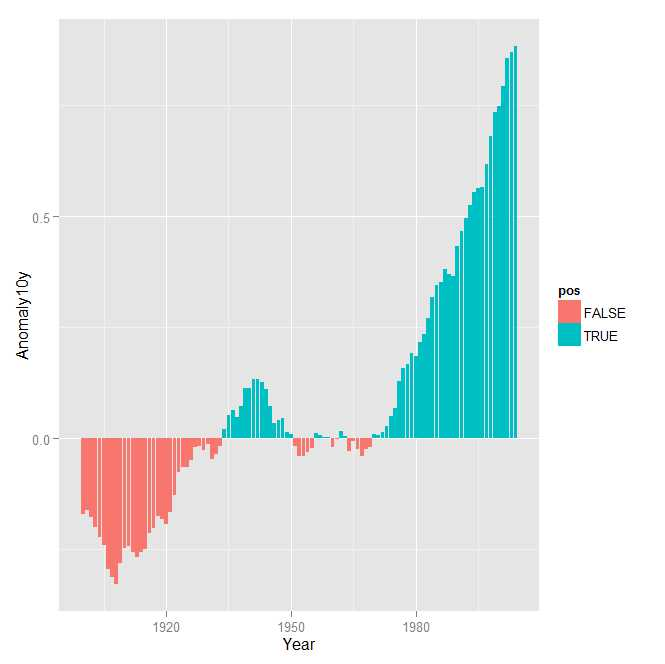

Source code (R):
library(ggplot2)
library(gcookbook)
csub <- subset(climate,Source=="Berkeley"&Year>=1900)
csub$pos<-csub$Anomaly10y>0
csub
ggplot(csub,aes(x=Year,y=Anomaly10y,fill=pos))+geom_bar(stat="identity",position="identity")
